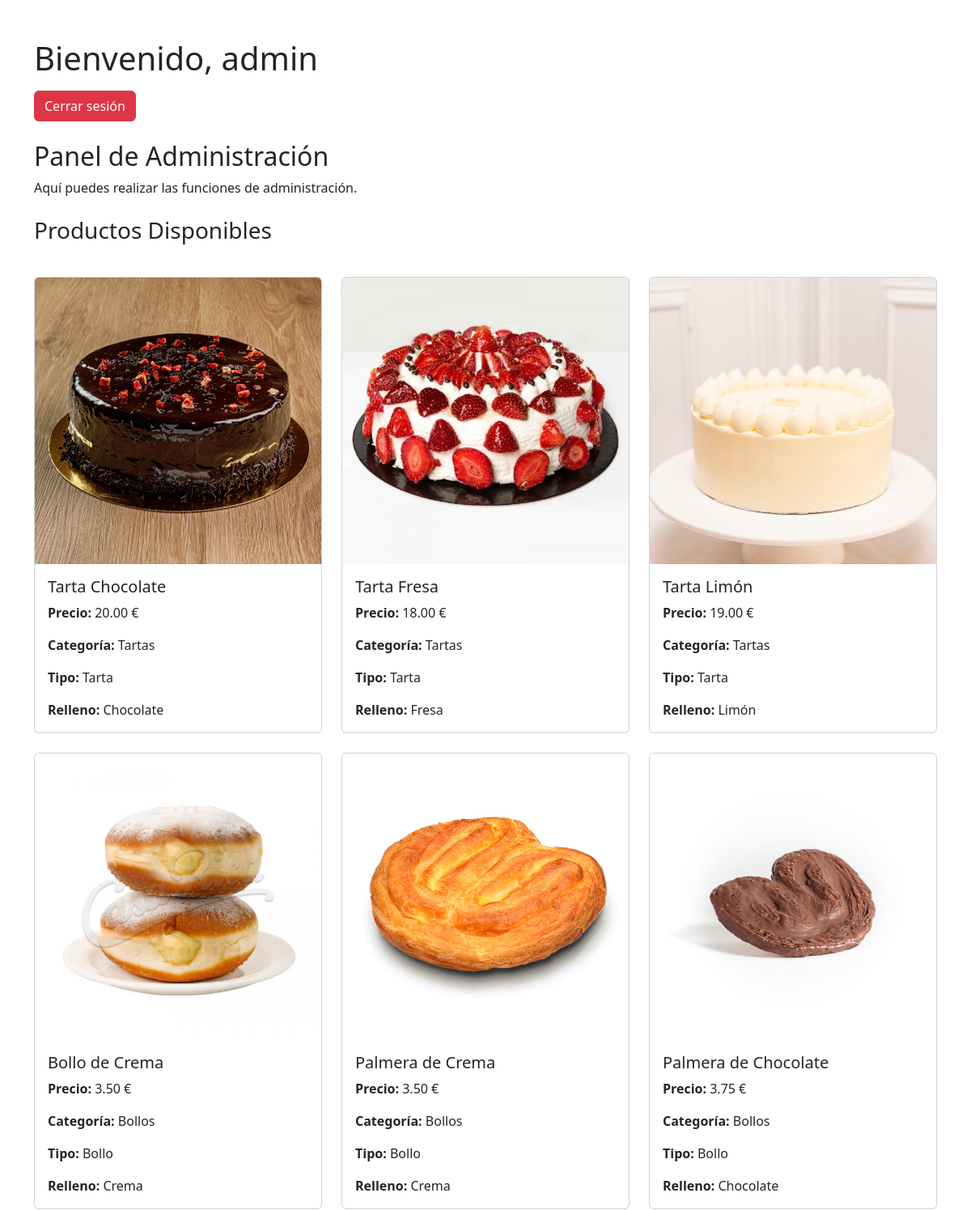
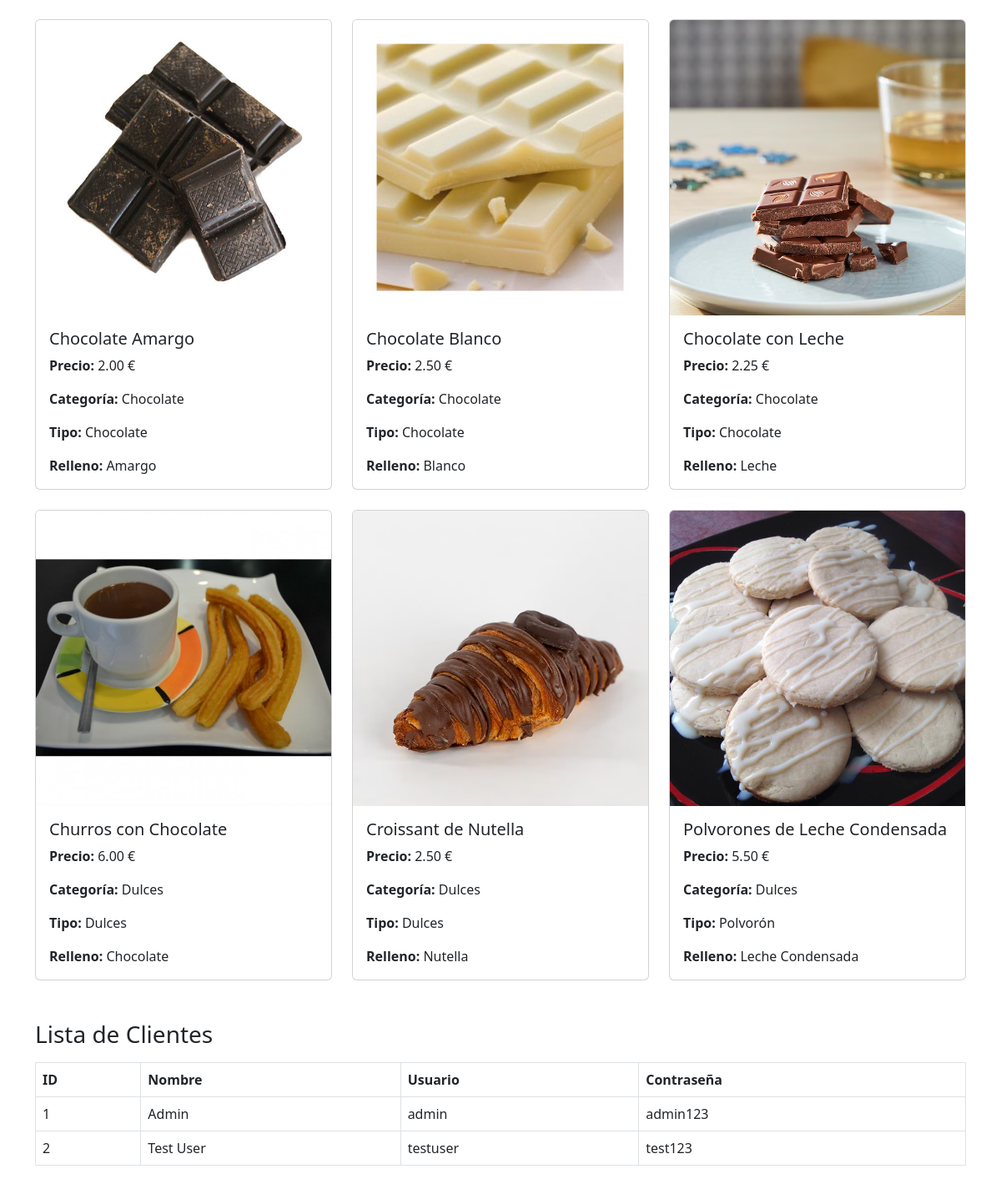
The app's page /mainAdmin.php (signed in) with its own data (2 pictures, top to bottom).
### tables this page shows
CREATE TABLE IF NOT EXISTS productos (
    id INT AUTO_INCREMENT PRIMARY KEY,
    nombre VARCHAR(50) NOT NULL,
    precio DECIMAL(10, 2) NOT NULL,
    categoria VARCHAR(255),
    tipo VARCHAR(50),
    relleno VARCHAR(255),
    imagen VARCHAR(255)  
);

CREATE TABLE IF NOT EXISTS clientes (
    id INT AUTO_INCREMENT PRIMARY KEY,
    nombre VARCHAR(50) NOT NULL,
    usuario VARCHAR(100) NOT NULL UNIQUE,
    contrasena VARCHAR(255) NOT NULL
);

### public/mainAdmin.php (the view, shortened to what this page needs)
<?php
$usuario = $_SESSION['usuario'];
require_once __DIR__ . '/../src/Conexion.php';
$conexion = Conexion::obtenerInstancia()->obtenerConexion();
try {
    $sqlProductos = "SELECT id, nombre, precio, categoria, tipo, relleno, imagen FROM productos";
    $stmtProductos = $conexion->prepare($sqlProductos);
    $stmtProductos->execute();
    $productos = $stmtProductos->fetchAll(PDO::FETCH_ASSOC);
    $sqlUsuarios = "SELECT id, nombre, usuario, contrasena FROM clientes";
    $stmtUsuarios = $conexion->prepare($sqlUsuarios);
    $stmtUsuarios->execute();
    $usuarios = $stmtUsuarios->fetchAll(PDO::FETCH_ASSOC);
} catch (PDOException $e) {
    die("Error al obtener datos: " . $e->getMessage());
}
?>
<!DOCTYPE html>
<html lang="es">
<head>
    <link href="https://cdn.jsdelivr.net/npm/bootstrap@5.3.0-alpha1/dist/css/bootstrap.min.css" rel="stylesheet">
</head>
<body>
    <div class="container mt-5">
        <h1>Bienvenido, <?php echo htmlspecialchars($usuario); ?></h1>
        <a href="logout.php" class="btn btn-danger mt-2">Cerrar sesión</a>
        <h2 class="mt-4">Panel de Administración</h2>
        <p>Aquí puedes realizar las funciones de administración.</p>
        <h3 class="mt-4">Productos Disponibles</h3>
        <?php if (!empty($productos)) : ?>
            <div class="row row-cols-1 row-cols-md-3 g-4 mt-3">
                <?php foreach ($productos as $producto) : ?>
                    <div class="col">
                        <div class="card h-100">
                            <img src="<?php echo htmlspecialchars($producto['imagen']); ?>"
                                 class="card-img-top"
                                 alt="Imagen de <?php echo htmlspecialchars($producto['nombre']); ?>">
                            <div class="card-body">
                                <h5 class="card-title"><?php echo htmlspecialchars($producto['nombre']); ?></h5>
                                <p class="card-text"><strong>Precio:</strong> <?php echo htmlspecialchars($producto['precio']); ?> €</p>
                                <p class="card-text"><strong>Categoría:</strong> <?php echo htmlspecialchars($producto['categoria']); ?></p>
                                <p class="card-text"><strong>Tipo:</strong> <?php echo htmlspecialchars($producto['tipo']); ?></p>
                                <p class="card-text"><strong>Relleno:</strong> <?php echo htmlspecialchars($producto['relleno']); ?></p>
                            </div>
                        </div>
                    </div>
                <?php endforeach; ?>
            </div>
        <?php else : ?>
            <p>No hay productos disponibles.</p>
        <?php endif; ?>
        <h3 class="mt-5">Lista de Clientes</h3>
        <?php if (!empty($usuarios)) : ?>
            <table class="table table-bordered mt-3">
                <thead>
                    <tr>
                        <th>ID</th>
                        <th>Nombre</th>
                        <th>Usuario</th>
                        <th>Contraseña</th>
                    </tr>
                </thead>
                <tbody>
                    <?php foreach ($usuarios as $usuario) : ?>
                        <tr>
                            <td><?php echo htmlspecialchars($usuario['id']); ?></td>
                            <td><?php echo htmlspecialchars($usuario['nombre']); ?></td>
                            <td><?php echo htmlspecialchars($usuario['usuario']); ?></td>
                            <td><?php echo htmlspecialchars($usuario['contrasena']); ?></td>
                        </tr>
                    <?php endforeach; ?>
                </tbody>
            </table>
        <?php else : ?>
            <p>No hay clientes registrados.</p>
        <?php endif; ?>
    </div>
</body>
</html>

### records on screen
productos: imagen (picture), nombre "Tarta Chocolate", precio "20.00", categoria "Tartas", tipo "Tarta", relleno "Chocolate"
productos: imagen (picture), nombre "Tarta Fresa", precio "18.00", categoria "Tartas", tipo "Tarta", relleno "Fresa"
productos: imagen (picture), nombre "Tarta Limón", precio "19.00", categoria "Tartas", tipo "Tarta", relleno "Limón"
productos: imagen (picture), nombre "Bollo de Crema", precio "3.50", categoria "Bollos", tipo "Bollo", relleno "Crema"
productos: imagen (picture), nombre "Palmera de Crema", precio "3.50", categoria "Bollos", tipo "Bollo", relleno "Crema"
productos: imagen (picture), nombre "Palmera de Chocolate", precio "3.75", categoria "Bollos", tipo "Bollo", relleno "Chocolate"
productos: imagen (picture), nombre "Chocolate Amargo", precio "2.00", categoria "Chocolate", tipo "Chocolate", relleno "Amargo"
productos: imagen (picture), nombre "Chocolate Blanco", precio "2.50", categoria "Chocolate", tipo "Chocolate", relleno "Blanco"
productos: imagen (picture), nombre "Chocolate con Leche", precio "2.25", categoria "Chocolate", tipo "Chocolate", relleno "Leche"
productos: imagen (picture), nombre "Churros con Chocolate", precio "6.00", categoria "Dulces", tipo "Dulces", relleno "Chocolate"
productos: imagen (picture), nombre "Croissant de Nutella", precio "2.50", categoria "Dulces", tipo "Dulces", relleno "Nutella"
productos: imagen (picture), nombre "Polvorones de Leche Condensada", precio "5.50", categoria "Dulces", tipo "Polvorón", relleno "Leche Condensada"
clientes: id "1", nombre "Admin", usuario "admin", contrasena "admin123"
clientes: id "2", nombre "Test User", usuario "testuser", contrasena "test123"

### other values on screen
$usuario "admin"
